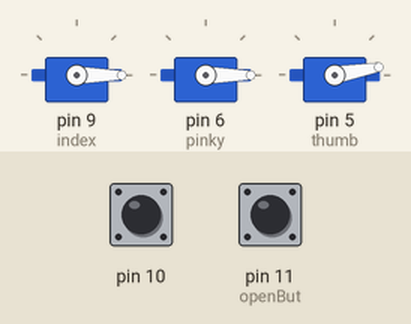
This sketch was run on a simulated Arduino Uno, built with avr-gcc and run on an emulated ATmega328P. On the bench: 3 × servo. The inputs (shaded band) are chosen by the test bench; at power-on: pin 10 HIGH, pin 11 (openBut) HIGH.

Above: at 1.2 s.
1.3 s: pin 10 pulled LOW for 0.15 s
At 2.4 s:
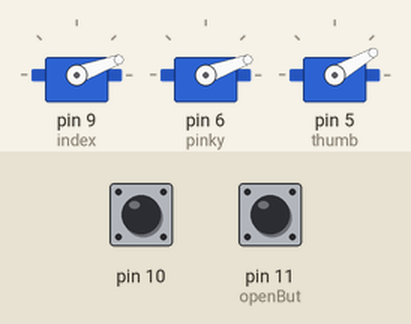
2.9 s: pin 10 pulled LOW for 1 s
At 3.6 s:
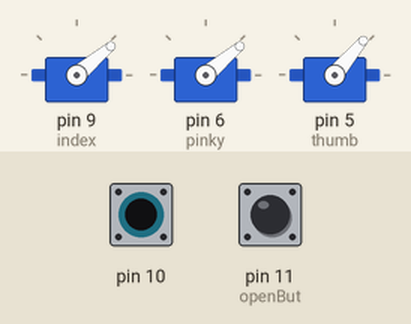
5.4 s: pin 10 pulled LOW for 0.15 s
At 6.6 s:
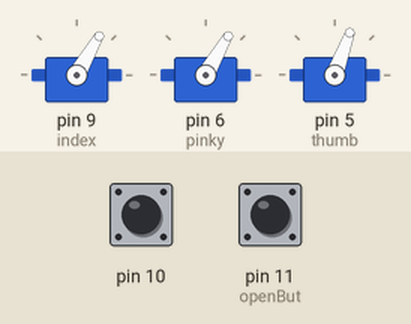
7.0 s: pin 10 pulled LOW for 3.2 s
At 7.9 s:
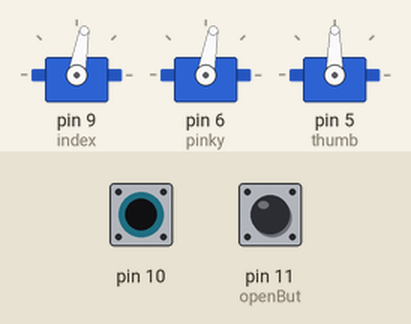
11.7 s: pin 10 pulled LOW for 0.15 s
At 12.7 s:
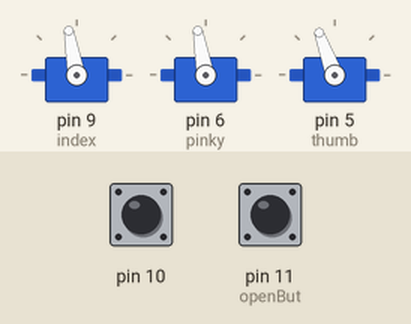
13.3 s: pin 10 pulled LOW for 1 s
At 13.9 s:
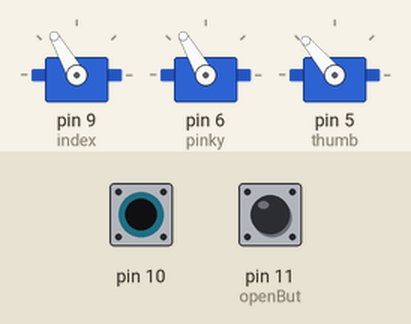
Timing chart, 0 to 16.3 s (numbered marks = the images above; inputs shaded):
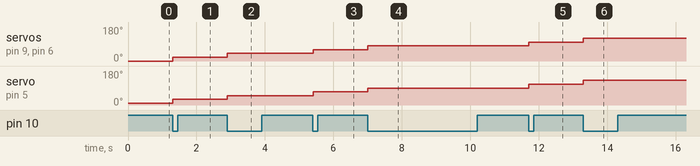

The sketch:

Hand_Code.ino
```cpp
#include <Servo.h>

Servo index;
Servo pinky;
Servo thumb;
int closeBut = 10;
int openBut = 11;

bool closeButState;
bool prevCloseButState;
// bool openButState;
int grip;


void setup() {
  Serial.begin(9600);
  index.attach(9);
  pinky.attach(6);
  thumb.attach(5);
  pinMode(10, INPUT_PULLUP);
  pinMode(11, INPUT_PULLUP);
  closeButState = 1;
  prevCloseButState = 1;
  // openButState = 1;
  grip = 0;
}

void loop() {
  closeButState = debounce(closeBut, prevCloseButState);
  if(closeButState == 0 && prevCloseButState == 1) {
    grip += 20;
  }
  if(grip > 180) {
    grip = 180;
  }
  if(digitalRead(openBut) == 0) {
    grip = 0;
  }
  index.write(grip);
  pinky.write(grip);
  thumb.write(grip + 10);

  prevCloseButState = closeButState;
  // Serial.println(digitalRead(closeBut));
  // Serial.println(digitalRead(openBut));
  // Serial.println(closeButState);
  // myServo.write(100);
  // delay(500);
  // myServo.write(0);
  // delay(500);
}

boolean debounce(int aButtonPin, boolean aPrevState){
  boolean butState = digitalRead(aButtonPin);

  if(aPrevState == butState){
    return butState;
  }
  else {
    delay(5);
    return butState;
  }
}
```

Measured:
- after the input at 1.3 s, servo on pin 9 (index), servo on pin 6 (pinky): 0° → 20° at once; servo on pin 5 (thumb): 10° → 30° at once
- after the input at 2.9 s, servo on pin 9 (index), servo on pin 6 (pinky): 20° → 40° at once; servo on pin 5 (thumb): 30° → 50° at once
- after the input at 5.4 s, servo on pin 9 (index), servo on pin 6 (pinky): 40° → 60° at once; servo on pin 5 (thumb): 50° → 70° at once
- after the input at 7.0 s, servo on pin 9 (index), servo on pin 6 (pinky): 60° → 80° at once; servo on pin 5 (thumb): 70° → 90° at once
- after the input at 11.7 s, servo on pin 9 (index), servo on pin 6 (pinky): 80° → 100° at once; servo on pin 5 (thumb): 90° → 110° at once
- after the input at 13.3 s, servo on pin 9 (index), servo on pin 6 (pinky): 100° → 120° at once; servo on pin 5 (thumb): 110° → 130° at once
